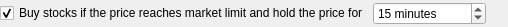
<?xml version="1.0" encoding="UTF-8"?>
<ui version="4.0">
 <class>BuyDecision8ConfigWidget</class>
 <widget class="QWidget" name="BuyDecision8ConfigWidget">
  <property name="geometry">
   <rect>
    <x>0</x>
    <y>0</y>
    <width>508</width>
    <height>27</height>
   </rect>
  </property>
  <layout class="QVBoxLayout" name="verticalLayout">
   <property name="spacing">
    <number>4</number>
   </property>
   <property name="leftMargin">
    <number>0</number>
   </property>
   <property name="topMargin">
    <number>0</number>
   </property>
   <property name="rightMargin">
    <number>0</number>
   </property>
   <property name="bottomMargin">
    <number>0</number>
   </property>
   <item>
    <layout class="QHBoxLayout" name="horizontalLayout">
     <property name="spacing">
      <number>4</number>
     </property>
     <item>
      <widget class="QCheckBox" name="enabledCheckBox">
       <property name="text">
        <string>Buy stocks if the price reaches market limit and hold the price for</string>
       </property>
       <property name="checked">
        <bool>true</bool>
       </property>
      </widget>
     </item>
     <item>
      <widget class="QSpinBox" name="durationSpinBox">
       <property name="suffix">
        <string> minutes</string>
       </property>
       <property name="maximum">
        <number>100000</number>
       </property>
       <property name="value">
        <number>15</number>
       </property>
      </widget>
     </item>
     <item>
      <spacer name="horizontalSpacer">
       <property name="orientation">
        <enum>Qt::Orientation::Horizontal</enum>
       </property>
       <property name="sizeHint" stdset="0">
        <size>
         <width>40</width>
         <height>20</height>
        </size>
       </property>
      </spacer>
     </item>
    </layout>
   </item>
  </layout>
 </widget>
 <resources/>
 <connections/>
</ui>
